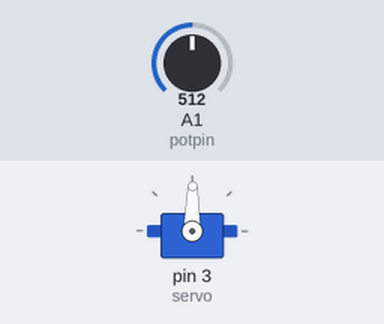
A sketch run on a simulated Arduino Uno, built with avr-gcc and run on an emulated ATmega328P. On the bench: servo. Inputs (shaded band) come from the test bench; at power-on: A1 (potpin) = 512.

Above: at 1.2 s.
1.3 s: A1 (potpin) set to 716
At 1.6 s:
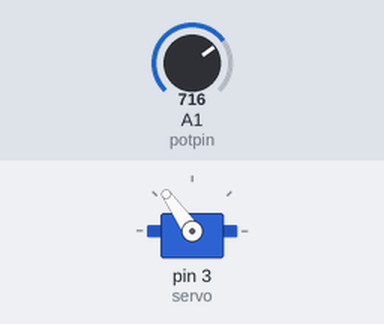
2.8 s: A1 (potpin) set to 900
At 3.7 s:
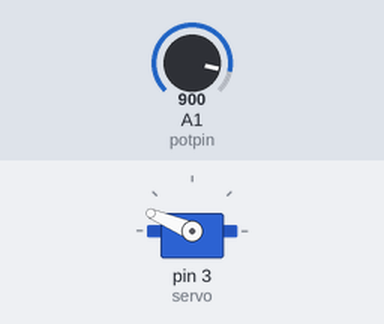
4.3 s: A1 (potpin) set to 1023
At 5.1 s:
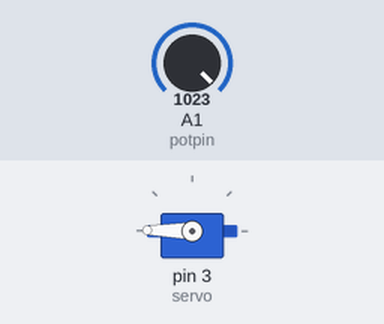
5.8 s: A1 (potpin) set to 306
At 7.0 s:
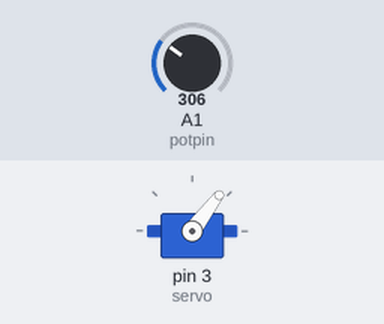
7.3 s: A1 (potpin) set to 122
At 8.5 s:
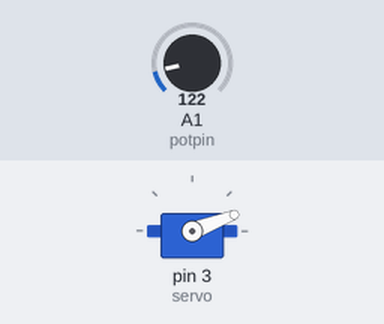
8.8 s: A1 (potpin) set to 511
At 9.4 s:
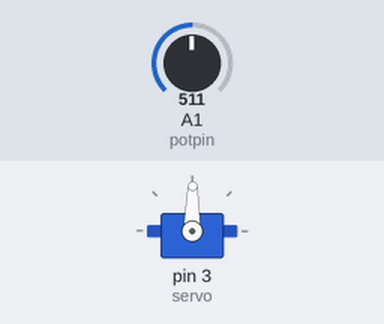
Timing chart, 0 to 11.3 s (numbered marks = the images above; inputs shaded):
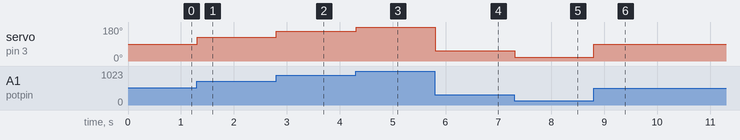

The sketch:

ServoMotorKontrolu.ino
```cpp
#include <Servo.h>

int potpin = A1;
Servo servo;
int val = 0;

void setup() {
  servo.attach(3);
}

void loop() {
  val = analogRead(potpin);
  val = map(val, 0, 1023, 0, 179);
  servo.write(val);
  delay(15);

}
```

Measured:
- after the input at 1.3 s, servo on pin 3 (servo): 89° → 125° at once
- after the input at 2.8 s, servo on pin 3 (servo): 125° → 157° at once
- after the input at 4.3 s, servo on pin 3 (servo): 157° → 179° at once
- after the input at 5.8 s, servo on pin 3 (servo): 179° → 53° at once
- after the input at 7.3 s, servo on pin 3 (servo): 53° → 21° at once
- after the input at 8.8 s, servo on pin 3 (servo): 21° → 89° at once
